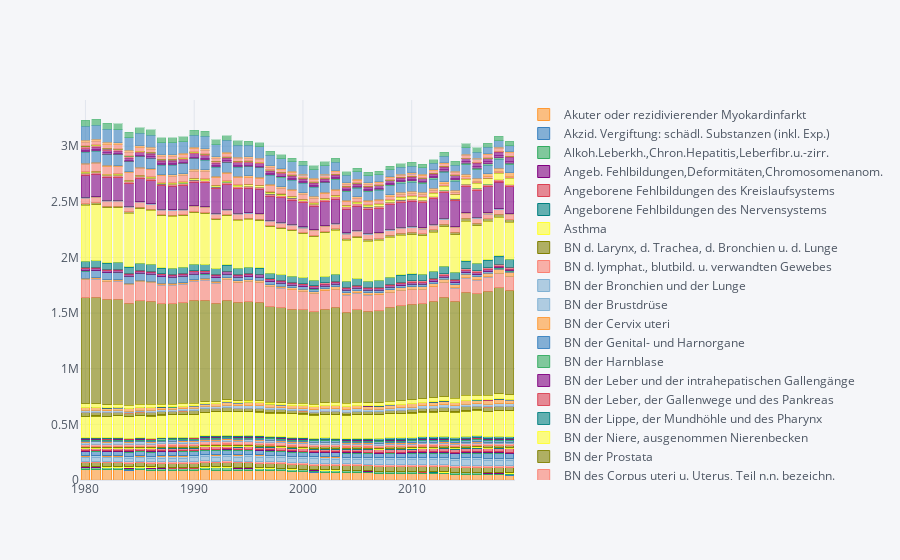

Write notebook code for a chart like this one.
### Code cell
df.T.sum().unstack().iplot(kind="bar", barmode="stack")
